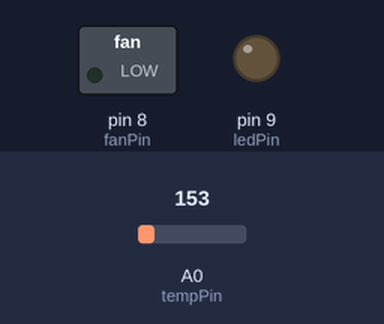
The sketch below on a simulated Arduino Uno, built with avr-gcc and run on an emulated ATmega328P. On the bench: switched loads named in the sketch (green lamp = pin HIGH), output pins drawn as LEDs (lit = HIGH). Inputs (shaded band) come from the test bench; at power-on: A0 (tempPin) = 153.

Above: at 1.2 s.
1.3 s: A0 (tempPin) set to 168
At 2.5 s:
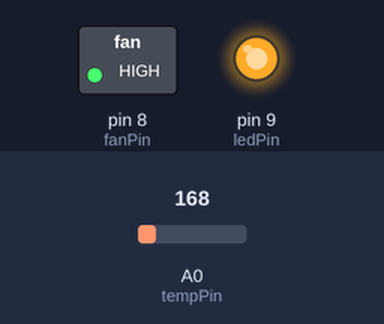
2.8 s: A0 (tempPin) set to 133
At 3.7 s:
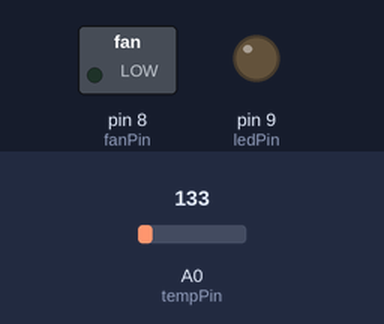
4.3 s: A0 (tempPin) set to 165
At 4.9 s:
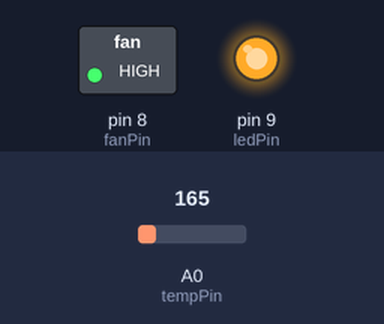
Timing chart, 0 to 7.3 s (numbered marks = the images above; inputs shaded):
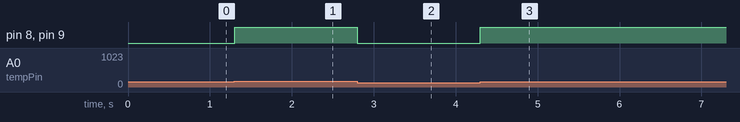

The sketch:

fun3.ino
```cpp
int fanPin=8;
int tempPin=0;
int ledPin=9;
int fanState=LOW;

float getTemp(int);

void setup()
{
  pinMode(fanPin, OUTPUT);
  pinMode(ledPin, OUTPUT);;
  //Serial.begin(57600);
}

void loop()
{
  fanState=(getTemp(tempPin)>25)?HIGH:LOW;
  //Serial.println(temp);
  digitalWrite(fanPin, fanState);
  digitalWrite(ledPin, fanState);
}

float getTemp(int tempPin=0)
{
  float temp=0;
  temp=analogRead(tempPin)*5/1024.0;
  temp=temp-0.5;
  return temp/0.01;
}
```

Measured:
- the behaviour switches between 153 and 154 on A0 (tempPin) (found by bisection; images 0 and 1)
- after the input at 1.3 s, pin 8 (fanPin), pin 9 (ledPin): LOW → HIGH at once
- after the input at 2.8 s, pin 8 (fanPin), pin 9 (ledPin): HIGH → LOW at once
- after the input at 4.3 s, pin 8 (fanPin), pin 9 (ledPin): LOW → HIGH at once
